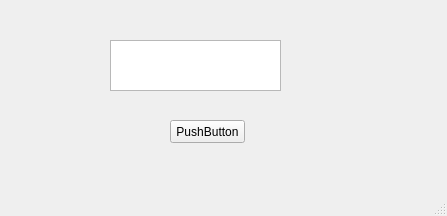
<?xml version="1.0" encoding="UTF-8"?>
<ui version="4.0">
 <class>MainWindow</class>
 <widget class="QMainWindow" name="MainWindow">
  <property name="geometry">
   <rect>
    <x>0</x>
    <y>0</y>
    <width>447</width>
    <height>216</height>
   </rect>
  </property>
  <property name="windowTitle">
   <string>MainWindow</string>
  </property>
  <widget class="QWidget" name="centralwidget">
   <widget class="QPushButton" name="pushButton">
    <property name="geometry">
     <rect>
      <x>170</x>
      <y>120</y>
      <width>75</width>
      <height>23</height>
     </rect>
    </property>
    <property name="text">
     <string>PushButton</string>
    </property>
   </widget>
   <widget class="QPlainTextEdit" name="plainTextEdit">
    <property name="geometry">
     <rect>
      <x>110</x>
      <y>40</y>
      <width>171</width>
      <height>51</height>
     </rect>
    </property>
   </widget>
  </widget>
  <widget class="QMenuBar" name="menubar">
   <property name="geometry">
    <rect>
     <x>0</x>
     <y>0</y>
     <width>447</width>
     <height>21</height>
    </rect>
   </property>
  </widget>
  <widget class="QStatusBar" name="statusbar"/>
 </widget>
 <resources/>
 <connections>
  <connection>
   <sender>pushButton</sender>
   <signal>clicked()</signal>
   <receiver>plainTextEdit</receiver>
   <slot>clear()</slot>
   <hints>
    <hint type="sourcelabel">
     <x>224</x>
     <y>146</y>
    </hint>
    <hint type="destinationlabel">
     <x>214</x>
     <y>106</y>
    </hint>
   </hints>
  </connection>
 </connections>
</ui>
